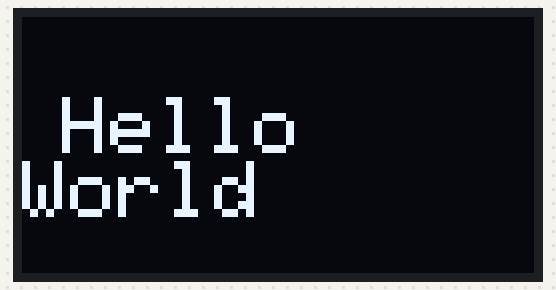
The sketch below on a simulated Arduino Uno, built with avr-gcc and run on an emulated ATmega328P. On the bench: 128×64 one-colour display.

Above: at 0.1 s.

The sketch:

Oled_display.ino
```cpp
#include <Wire.h>
#include <Adafruit_GFX.h>
#include <Adafruit_SSD1306.h>

#define SCREEN_WIDTH 128
#define SCREEN_HEIGHT 64

Adafruit_SSD1306 display(SCREEN_WIDTH, SCREEN_HEIGHT, &Wire, -1);

void setup() {
  Serial.begin(9600);

  if(!display.begin(SSD1306_SWITCHCAPVCC, 0x3C)) {
    Serial.println("OLED not found");
    while(true);
  }

  display.clearDisplay();

  display.setTextSize(2);
  display.setTextColor(WHITE);
  display.setCursor(10,20);

  display.println("Hello");
  display.println("World");

  display.display();
}

void loop() {
}
```
